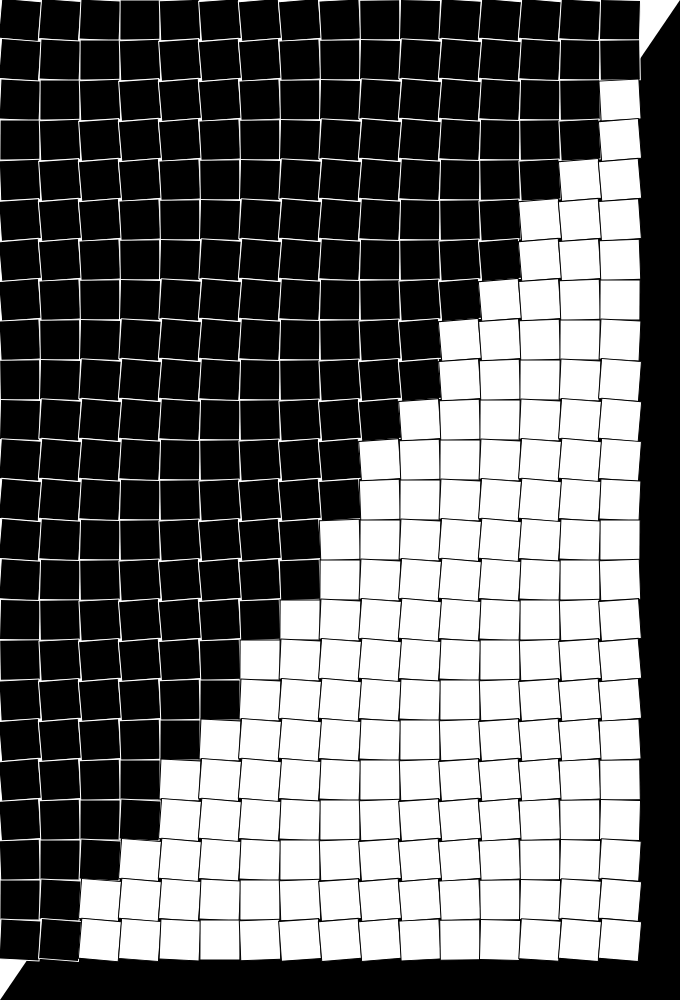
Frame 1 (no input)
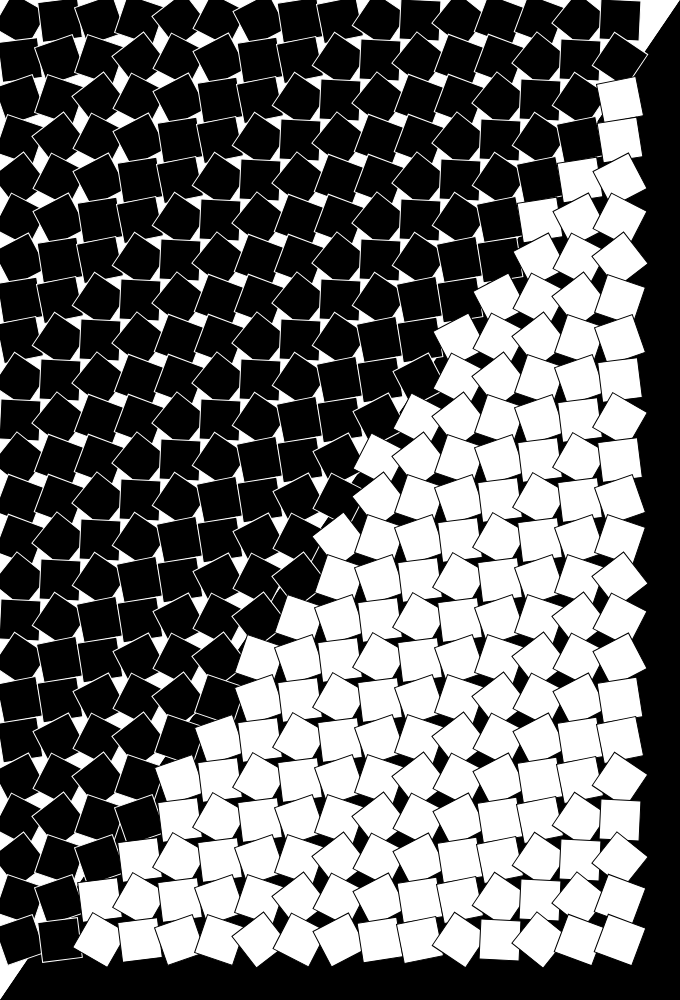
Frame 60 (no input)
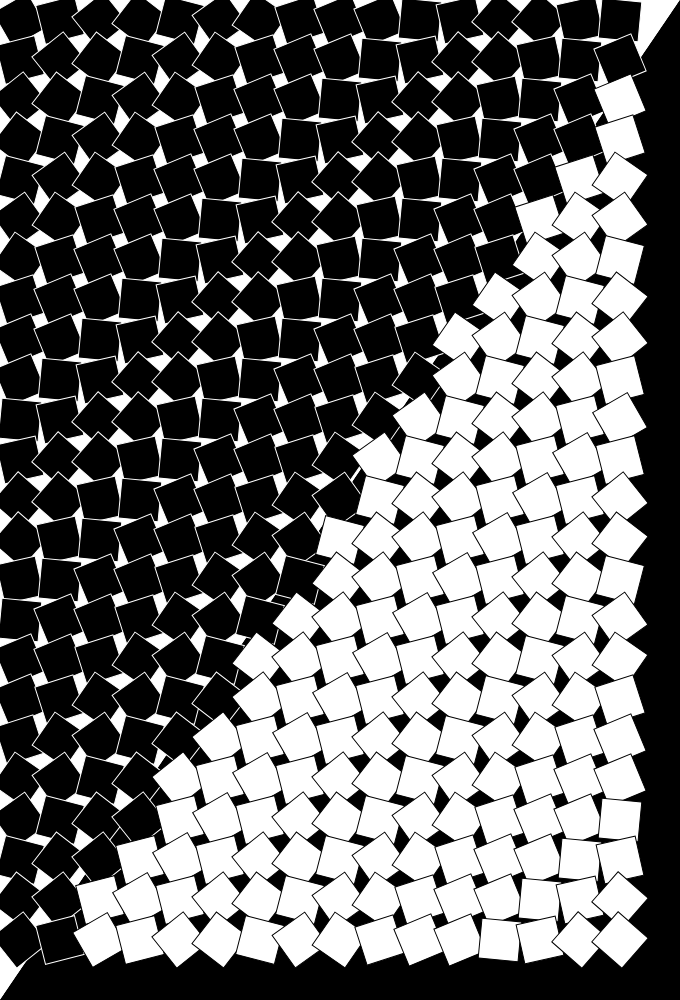
Frame 120 (the mouse pressed at the canvas centre since frame 60)

The p5.js sketch that drew these frames (run headless with seeded random() and noise() and a simulated clock; from frame 60 on, the mouse is pressed at the canvas centre):

// p5.js sketch
// ── sketch.js
// the two nations/halves of the canvas
let KARHIDE = 0;
let ORGOREYN = 1;

class Gethenian {
  constructor(_x, _y, _w, _region) {
    this.x = _x;
    this.y = _y;
    this.w = _w;
    this.angle = 0;
    this.region = _region;
    this.cx = 0;
    this.cy = 0;
    this.radius = 0;
    this.radiusVelocity = 0;
    this.colorAmmount = 0;
    this.colorVelocity = 0;

    if (this.region == KARHIDE) {
      this.baseFillColor = color(0);
      this.baseStrokeColor = color(255);
      this.kemmerFillColor = color("darkred");
      this.kemmerStrokeColor = color(0);
    } else if (this.region == ORGOREYN) {
      this.baseFillColor = color(255);
      this.baseStrokeColor = color(0);
      this.kemmerFillColor = color("darkblue");
      this.kemmerStrokeColor = color(255);
    }

    this.fillColor = this.baseFillColor;
    this.strokeColor = this.baseStrokeColor;

    let phase = (TWO_PI * (this.x + this.y)) / 500;
    this.angleVelocity = radians(5 * cos(phase));
  }

  startKemmer(_x, _y) {
    if (this.region == KARHIDE) {
      this.cx = _x;
      this.cy = _y;
      this.radius = 0;
      this.colorAmmount = 0;
      this.radiusVelocity = 5;
      this.colorVelocity = 0.05;
    }
  }

  stopKemmer() {
    if (this.region == KARHIDE) {
      this.radius = 0;
      this.colorVelocity = -0.05;
      this.baseFillColor = this.invertColor(this.baseFillColor);
      this.baseStrokeColor = this.invertColor(this.baseStrokeColor);
    }
  }

  update() {
    // color and rotation updates
    if (this.region == KARHIDE) {
      // Color based on distance from a point (x, y) within the region
      let distFromCenter = dist(this.cx, this.cy, this.x, this.y);
      if (distFromCenter < this.radius) {
        this.colorAmmount += this.colorVelocity;
        this.colorAmmount = constrain(this.colorAmmount, 0, 1);
        // this.angle += this.angleVelocity;
      } else {
        this.radius += this.radiusVelocity;
      }
    } else if (this.region == ORGOREYN) {
      // Color updates based on distance from line separating the two regions

    }

    // this is here just to test the logic
    //   but it is quite pretty
    this.angle += this.angleVelocity;
  }

  draw() {
    push();
    translate(this.x + this.w / 2, this.y + this.w / 2);
    rotate(this.angle);
    translate(-this.w / 2, -this.w / 2);

    this.fillColor = lerpColor(
      this.baseFillColor,
      this.kemmerFillColor,
      this.colorAmmount
    );

    this.strokeColor = lerpColor(
      this.baseStrokeColor,
      this.kemmerStrokeColor,
      this.colorAmmount
    );

    stroke(this.strokeColor);
    fill(this.fillColor);
    rect(0, 0, this.w, this.w);
    pop();
  }

  invertColor(_color) {
    var r = 255 - red(_color);
    var g = 255 - green(_color);
    var b = 255 - blue(_color);
    return color(r, g, b);
  }
}

let BOOK_COVER_RATIO = 25 / 17;
let NUM_COLS = 17;
let TIMEOUT_PERIOD = 60 * 1000; // 1 minute

let cWidth;
let gethen;
let karhide;
let orgoreyn;

let nextAutoUpdate;

function setup() {
  createCanvas(windowHeight / BOOK_COVER_RATIO, windowHeight);

  cWidth = width / NUM_COLS;
  gethen = [];

  for (let y = 0; y < height - cWidth; y += cWidth) {
    for (let x = 0; x < width - cWidth; x += cWidth) {
      let mRegion = isInKarhide(x, y) ? KARHIDE : ORGOREYN;
      gethen.push(new Gethenian(x, y, cWidth, mRegion));
    }
  }
  nextAutoUpdate = millis() + TIMEOUT_PERIOD;
}

function draw() {
  noStroke();

  karhide = gethen.filter(isKarhide);
  orgoreyn = gethen.filter(isOrgoreyn);

  fill(karhide[0].strokeColor);
  triangle(0, 0, width, 0, 0, height);

  fill(orgoreyn[0].strokeColor);
  triangle(width, 0, width, height, 0, height);

  let isKarhideKemmered = karhide.reduce(allKemmered, true);

  if (isKarhideKemmered) {
    nextAutoUpdate = millis() + TIMEOUT_PERIOD;
  }

  for (let ci = 0; ci < gethen.length; ci++) {
    if (isKarhideKemmered) {
      gethen[ci].stopKemmer();
    }
    gethen[ci].update();
    gethen[ci].draw();
  }

  // if no clicks in last minute, trigger a color change at random x,y
  if (millis() > nextAutoUpdate) {
    let rX = random(width / 2);
    let rY = random(height / 2);
    startKarhideKemmer(rX, rY);
  }
}

function startKarhideKemmer(_x, _y) {
  let isKarhideReady = karhide.reduce(readyToKemmer, true);

  // if in karhide and karhide ready, start kemmer
  if (isKarhideReady && isInKarhide(_x, _y)) {
    for (let ci = 0; ci < gethen.length; ci++) {
      gethen[ci].startKemmer(_x, _y);
    }
    nextAutoUpdate = millis() + TIMEOUT_PERIOD;
  }
}

function mouseClicked() {
  startKarhideKemmer(mouseX, mouseY);
}

function isInKarhide(_x, _y) {
  // y = mx + b
  // y = -height/width * x + height
  // y > -height/width * x + height
  // height/width * x > height - y
  return (height / (width - cWidth)) * _x < height - _y;
}

function isKarhide(g) {
  return g.region == KARHIDE;
}

function isOrgoreyn(g) {
  return g.region == ORGOREYN;
}

function allKemmered(acc, g) {
  return acc && g.colorAmmount >= 0.999 && g.colorVelocity > 0;
}

function readyToKemmer(acc, g) {
  return acc && g.colorAmmount <= 0.001;
}
